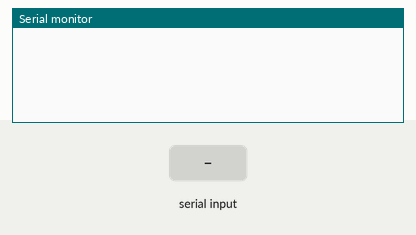
Simulated run of this sketch. Board: Arduino Uno, built with avr-gcc and run on an emulated ATmega328P. On the bench: the last lines printed to the serial monitor. Inputs (shaded band) come from the test bench.

Above: at 1.2 s.
1.3 s: "*" received over Serial
At 4.0 s:
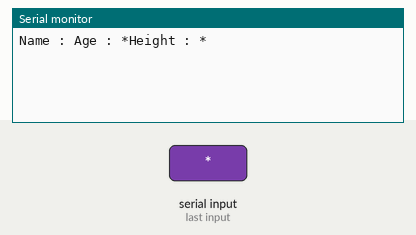
4.3 s: "#" received over Serial
At 6.7 s:
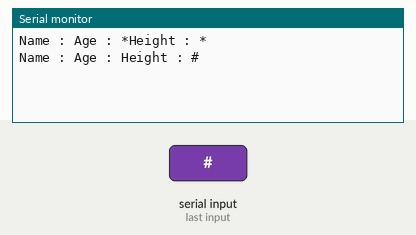
7.3 s: "$" received over Serial
At 10.0 s:
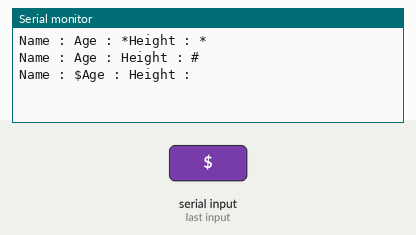
10.3 s: "1" received over Serial
At 12.4 s:
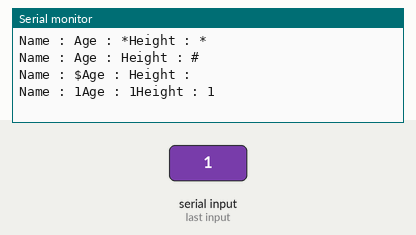

Measured:
- after the input at 1.3 s, the serial monitor: prints a new line after 1.7 s (image 1)
- after the input at 4.3 s, the serial monitor: prints a new line after 1.7 s (image 2)
- after the input at 7.3 s, the serial monitor: prints a new line after 1.7 s (image 3)
- after the input at 10.3 s, the serial monitor: prints a new line after 1.7 s (image 4)

The sketch:

Split_String_Serial.ino
```cpp
void setup() {
  // put your setup code here, to run once:
Serial.begin(9600);
}

void loop() {
  // put your main code here, to run repeatedly:
//*johnjgjjhhnn#20$168.9
while(Serial.available()){
String data=Serial.readString();

String name1=data.substring(data.indexOf("*")+1,data.indexOf("#"));
String age=data.substring(data.indexOf("#")+1,data.indexOf("$"));
String height=data.substring(data.indexOf("$")+1);

String printdata= "Name : "+name1+"Age : "+age+"Height : " +height;
Serial.println(printdata);


}

delay(1000);
}
```
